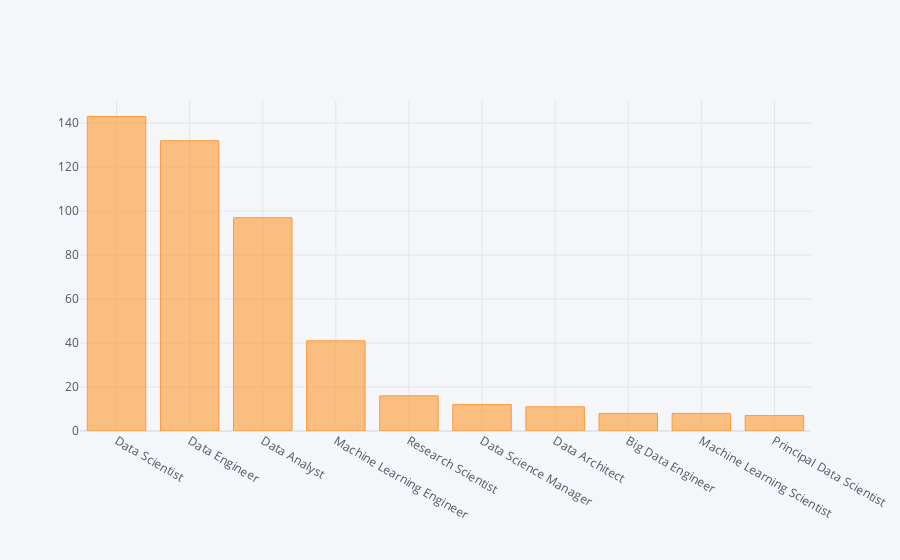

Notebook source saved alongside this figure:
### Markdown cell above
## 10 Most Popular Jop Tittles

### Code cell
def top_ten_job():
    df['job_title'].value_counts().head(10).iplot(kind='bar')
    plt.show()
top_ten_job()

### Figure 1 — Plotly figure (JSON) as saved in the notebook; plotly's stock layout.template omitted (floating-point values rounded to 4 significant figures)
{"data": [{"marker": {"color": "rgba(255, 153, 51, 0.6)", "line": {"color": "rgba(255, 153, 51, 1.0)", "width": 1}}, "name": "job_title", "orientation": "v", "text": "", "type": "bar", "x": ["Data Scientist", "Data Engineer", "Data Analyst", "Machine Learning Engineer", "Research Scientist", "Data Science Manager", "Data Architect", "Big Data Engineer", "Machine Learning Scientist", "Principal Data Scientist"], "y": [143, 132, 97, 41, 16, 12, 11, 8, 8, 7]}], "layout": {"autosize": true, "legend": {"bgcolor": "#F5F6F9", "font": {"color": "#4D5663"}}, "paper_bgcolor": "#F5F6F9", "plot_bgcolor": "#F5F6F9", "title": {"font": {"color": "#4D5663"}}, "xaxis": {"autorange": true, "gridcolor": "#E1E5ED", "range": [-0.5, 9.5], "showgrid": true, "tickfont": {"color": "#4D5663"}, "title": {"font": {"color": "#4D5663"}, "text": ""}, "type": "category", "zerolinecolor": "#E1E5ED"}, "yaxis": {"autorange": true, "gridcolor": "#E1E5ED", "range": [0, 150.5], "showgrid": true, "tickfont": {"color": "#4D5663"}, "title": {"font": {"color": "#4D5663"}, "text": ""}, "type": "linear", "zerolinecolor": "#E1E5ED"}}}
